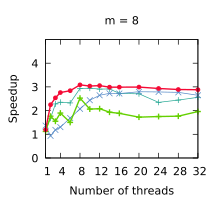

Reproduce this figure in gnuplot.
set title "m = 8"
set terminal pdf size 2.2,2.0
set output "./results/Compactions_n___4,194,304,_m___8.pdf"
set key off
set xrange [1:32]
set xtics (1, 4, 8, 12, 16, 20, 24, 28, 32)
set xlabel "Number of threads"
set yrange [0:5]
set ytics (0, 1, 2, 3, 4)
set ylabel "Speedup"
plot './results/Compactions_n___4,194,304,_m___8.dat' using 1:2 title "Outer parallelism" pointsize 0.7 lw 1 pt 1 linecolor rgb "#24A793" with linespoints, \
  './results/Compactions_n___4,194,304,_m___8.dat' using 1:3 title "Inner parallelism" pointsize 0.7 lw 1 pt 2 linecolor rgb "#5287C6" with linespoints, \
  './results/Compactions_n___4,194,304,_m___8.dat' using 1:4 title "Multi-atomics 64" pointsize 0.7 lw 2 pt 1 linecolor rgb "#64D000" with linespoints, \
  './results/Compactions_n___4,194,304,_m___8.dat' using 1:5 title "WorkAssisting" pointsize 0.4 lw 2 pt 7 linecolor rgb "#F40A35" with linespoints
